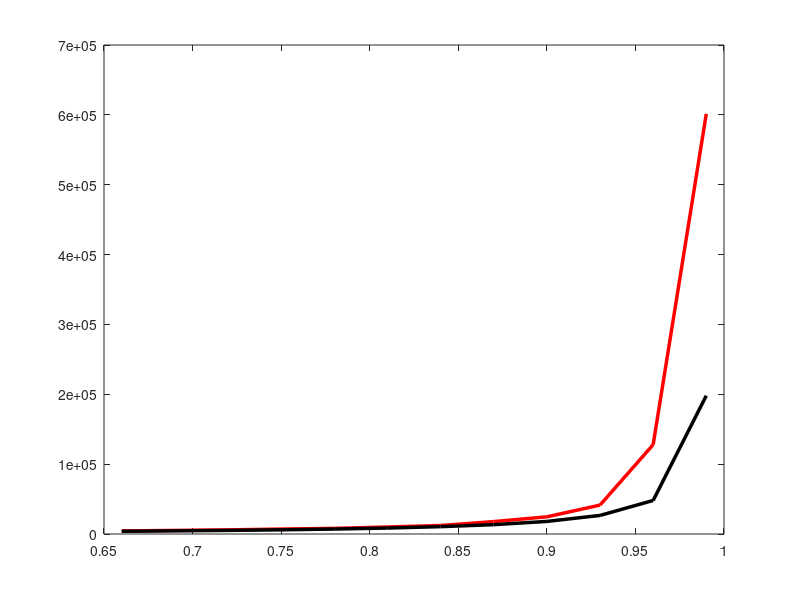

Source code (MATLAB):
clear all

ro = [0.66 0.72 0.75 0.78 0.81 0.84 0.87 0.90 0.93 0.96 0.99];

atraso = [ 4364
	5901
	7083.2
	8071
	10046
	12183
	17766
	24599
	41369
	127850
	601370];

a = 1000000*ro*(250*8/500000)./(2*(1-ro));

plot(ro, atraso, 'r-', 'LineWidth', 2.5)
hold on
plot(ro, a, 'k-', 'LineWidth', 2.5)
